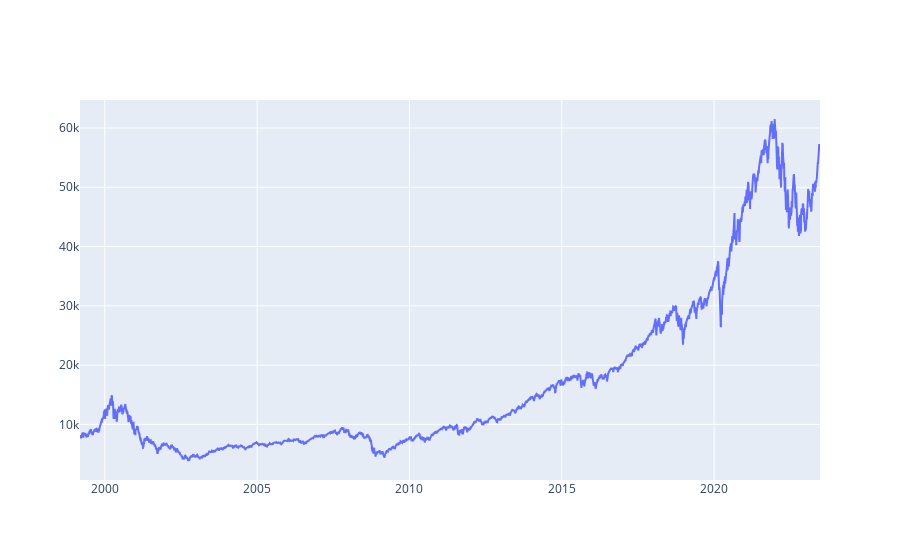

Notebook code cell kept with this figure:
### Code cell
import json
import plotly.graph_objects as go


from classes.form import Form
from classes.strategies import *

form = Form("test", 10000, strategies=[
    (100, StrategyALLIN(assets={"SPY":30, "QQQ":70})),
])

form_json = form.to_json()
print(json.dumps(form_json, indent=2))

# form = Form.from_json(form_json)
# print(form.name, form.date)
# for percent, strategy in form.strategies:
#     print(percent, json.dumps(strategy.to_json(), indent=2))

for _, strategy in form.strategies:
    strategy.apply(form.portfolio)

stats = form.portfolio.stats()
fig = go.Figure(go.Scatter(x=stats.chart.index, y=stats.chart.values))
fig.show()

### Figure 1 — Plotly figure (JSON) as saved in the notebook; plotly's stock layout.template omitted (floating-point values rounded to 4 significant figures; data arrays with more than 128 entries replaced by an {"elided": "..."} marker saying what was removed)
{"data": [{"type": "scatter", "x": {"elided": "8873 str values"}, "y": {"elided": "8873 float values"}}], "layout": {}}
